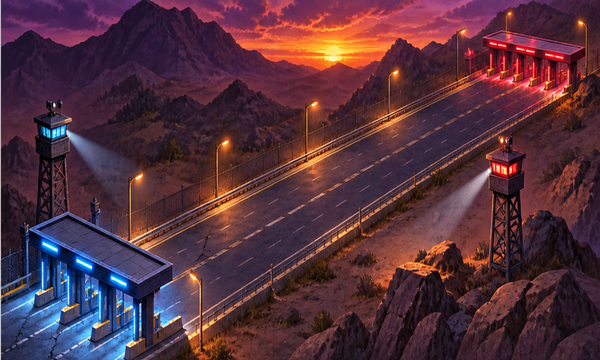
#> input picture tools/autopista/ap_carta_duelo.png, 600 x 360 px
$ python cono2.py ../ap_carta_duelo.png
#> lines starting #> are read from the running program, lines starting #| are printed output that depends on the picture; after the words box and inside, x2 and y2 are one past the last pixel; in counts of white or black regions, pixels touching at a corner belong together
import sys, numpy as np
from PIL import Image
for f in sys.argv[1:]:
    a = np.asarray(Image.open(f).convert('RGBA')).astype(np.float32)/255; H, W = a.shape[:2]
#> after `H, W = a.shape[:2]`: H = 360; W = 600
    op = a[...,3] > 0.5
#> op: shape (360, 600) bool; every value is 1
    L, R = [], []
    for y in range(int(H*0.55), int(H*0.97)):
        xx = np.nonzero(op[y])[0]
        if len(xx) < 2: continue
        L.append((xx.min(), y)); R.append((xx.max(), y))
#> after the loop, L = 151 pairs, first value 0 to 0, second value 198 to 348; R = 151 pairs, first value 599 to 599, second value 198 to 348
    L, R = np.array(L, float), np.array(R, float)
    pl = np.polyfit(L[:,1], L[:,0], 1); pr = np.polyfit(R[:,1], R[:,0], 1)
#> after `pl = np.polyfit(L[:, 1], L[:, 0], 1)`: pl = [0, 0]
#> after `pr = np.polyfit(R[:, 1], R[:, 0], 1)`: pr = [-2.86e-16, 599]
    ya = (pr[1]-pl[1])/(pl[0]-pr[0]); xa = pl[0]*ya + pl[1]
#> after `ya = (pr[1] - pl[1]) / (pl[0] - pr[0])`: ya = 2.09e+18
#> after `xa = pl[0] * ya + pl[1]`: xa = 0
    al = np.degrees(np.arctan(abs(pl[0]))); ar = np.degrees(np.arctan(abs(pr[0])))
#> after `al = np.degrees(np.arctan(abs(pl[0])))`: al = 0
#> after `ar = np.degrees(np.arctan(abs(pr[0])))`: ar = 1.64e-14
    col = np.nonzero(op[:, int(round(xa))])[0]; rtop = ya - col.min()
#> after `col = np.nonzero(op[:, int(round(xa))])[0]`: col = 360 values from 0 to 359
#> after `rtop = ya - col.min()`: rtop = 2.09e+18
    # neón: brillo saturado; perfil a lo largo del eje y a lo largo de un radio a media altura en el borde
    mx = a[...,:3].max(-1); mn = a[...,:3].min(-1); s = (mx-mn)*a[...,3]*mx
#> after `mx = a[..., :3].max(-1)`:
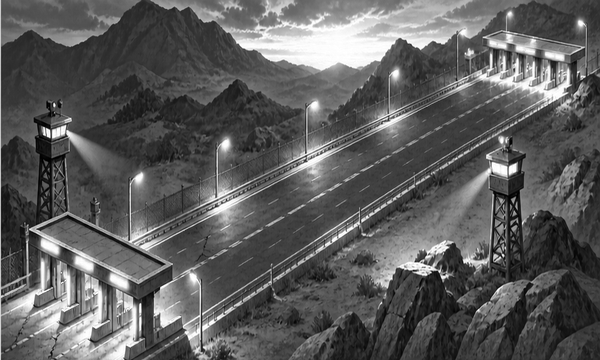
#> mx: shape (360, 600) float32; min 0, max 1, mean 0.364
#> after `mn = a[..., :3].min(-1)`:
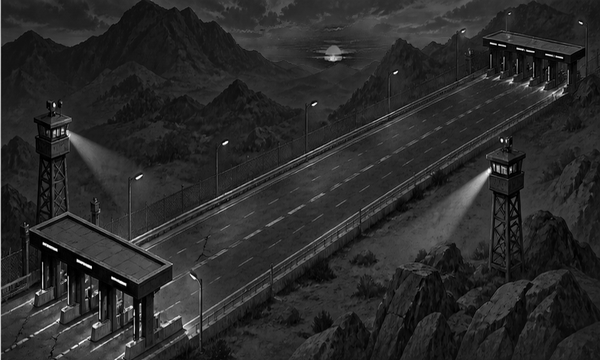
#> mn: shape (360, 600) float32; min 0, max 1, mean 0.166
#> after `s = (mx - mn) * a[..., 3] * mx`:
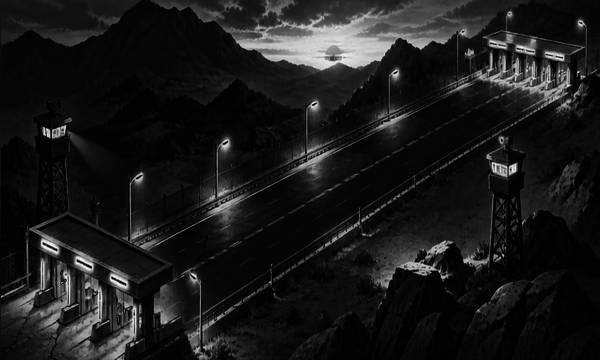
#> s: shape (360, 600) float32; min 0, max 0.992, mean 0.103
    ax = s[:, int(round(xa))-2:int(round(xa))+3].mean(1)
    # pico de neón del arco en la parte alta del eje
    yy = np.arange(H); top = (yy < col.min()+0.2*H)
#> after `yy = np.arange(H)`: yy = 360 values from 0 to 359
    yn = yy[top][ax[top].argmax()]
#> yn = 0
    # pico de neón del lado: recorrer perpendicular al borde izquierdo a media altura
    ym = int(ya - rtop*0.55); xl = pl[0]*ym + pl[1]
#> after `ym = int(ya - rtop * 0.55)`: ym = 941333992254329984
#> after `xl = pl[0] * ym + pl[1]`: xl = 0
#> (the run stopped early here; a loop or call above may not have finished)

$ run again, on tools/autopista/ap_r_birdie.png
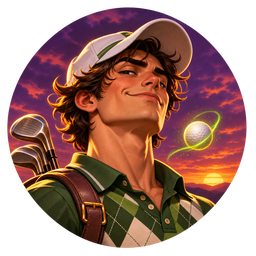
#> input picture tools/autopista/ap_r_birdie.png, 256 x 256 px
#> `op = a[...,3] > 0.5`:
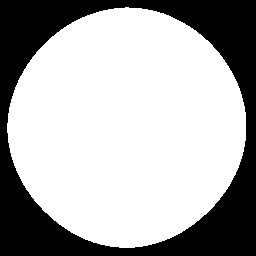
#> op: shape (256, 256) bool; 67.6% white; 1 black region, box (x1, y1, x2, y2) and area: (0, 0, 256, 256) 21208
#> after the loop `for y in range(int(H*0.55), int(H*0.97)):`: L = 108 pairs, first value 8 to 119, second value 140 to 247; R = 108 pairs, first value 134 to 245, second value 140 to 247
#> pl = [0.83, -122.6]
#> pr = [-0.84, 376.9]
#> ya = 299.2
#> xa = 125.7
#> al = 39.69
#> ar = 40.02
#> col = 241 values from 7 to 247
#> rtop = 292.2
#> `s = (mx - mn) * a[..., 3] * mx`:
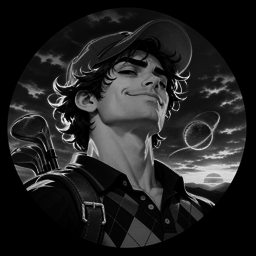
#> s: shape (256, 256) float32; min 0, max 0.977, mean 0.135
#> ax = 256 values, max 0.575 at index 84, min 0 at index 0, mean 0.232
#> yn = 31
#> ym = 138
#> xl = -8.09
#> fila = empty array
